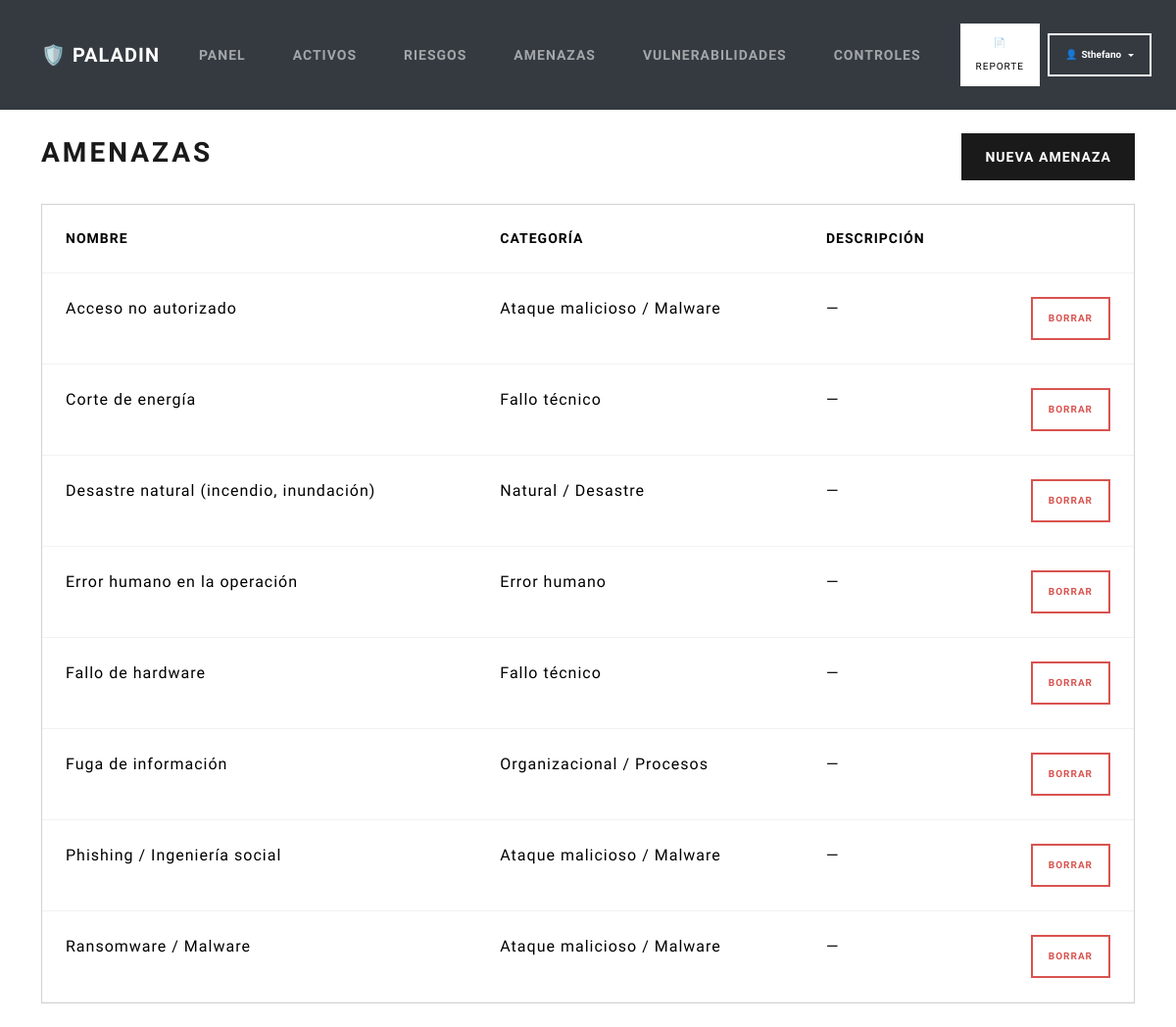
Page /amenazas/ (signed in) on the committed database.
### riesgos/models.py (models this page shows, shortened)
class Amenaza(models.Model):
    CATEGORIAS = [
        ('NAT', 'Natural / Desastre'),
        ('HUM', 'Error humano'),
        ('MAL', 'Ataque malicioso / Malware'),
        ('TEC', 'Fallo técnico'),
        ('ORG', 'Organizacional / Procesos'),
    ]
    nombre = models.CharField(max_length=120)
    descripcion = models.TextField(blank=True)
    categoria = models.CharField(max_length=3, choices=CATEGORIAS, default='TEC')
    class Meta:
        verbose_name = 'Amenaza'
        verbose_name_plural = 'Amenazas'
        ordering = ['nombre']

### riesgos/views.py (the view)
# urls.py: path('amenazas/', views.lista_amenazas, name='lista_amenazas'),
def lista_amenazas(request):
    return render(request, 'riesgos/lista_amenazas.html',
                  {'amenazas': Amenaza.objects.all()})

### riesgos/templates/riesgos/lista_amenazas.html (shortened to what this page needs)
{% extends 'base.html' %}
{% block contenido %}
<div class="d-flex justify-content-between align-items-center mb-4">
  <h2>Amenazas</h2>
  <a href="{% url 'crear_amenaza' %}" class="btn btn-primary">Nueva amenaza</a>
</div>
<div class="card"><div class="card-body p-0">
  <table class="table table-hover mb-0">
    <thead><tr><th>Nombre</th><th>Categoría</th><th>Descripción</th><th></th></tr></thead>
    <tbody>
      {% for a in amenazas %}
      <tr>
        <td>{{ a.nombre }}</td>
        <td>{{ a.get_categoria_display }}</td>
        <td>{{ a.descripcion|default:"—"|truncatechars:80 }}</td>
        <td class="text-end">
          <a href="{% url 'eliminar_amenaza' a.id %}" class="btn btn-sm btn-outline-danger">Borrar</a>
        </td>
      </tr>
      {% empty %}
      <tr><td colspan="4" class="text-center text-muted py-4">No hay amenazas registradas.</td></tr>
      {% endfor %}
    </tbody>
  </table>
</div></div>
{% endblock %}

### riesgos/templates/base.html (shortened to what this page needs)
<!doctype html>
<html lang="es">
  <head>
    <link
      rel="stylesheet"
      href="https://cdn.jsdelivr.net/npm/bootswatch@5.3.8/dist/lux/bootstrap.min.css"
    />
  </head>
  <body>
    <nav class="navbar navbar-expand-lg navbar-dark bg-dark d-print-none">
      <div class="container">
        <a class="navbar-brand fw-bold" href="{% url 'dashboard' %}">🛡️ Paladin</a>
        <div class="collapse navbar-collapse" id="nav">
          <ul class="navbar-nav me-auto">
            <li class="nav-item">
              <a class="nav-link" href="{% url 'dashboard' %}">Panel</a>
            </li>
            <li class="nav-item">
              <a class="nav-link" href="{% url 'lista_activos' %}">Activos</a>
            </li>
            <li class="nav-item">
              <a class="nav-link" href="{% url 'lista_riesgos' %}">Riesgos</a>
            </li>
            <li class="nav-item">
              <a class="nav-link" href="{% url 'lista_amenazas' %}">Amenazas</a>
            </li>
            <li class="nav-item">
              <a class="nav-link" href="{% url 'lista_vulnerabilidades' %}">Vulnerabilidades</a>
            </li>
            <li class="nav-item">
              <a class="nav-link" href="{% url 'lista_controles' %}">Controles</a>
            </li>
          </ul>
          <div class="d-flex align-items-center gap-2">
            <a class="btn btn-light btn-sm fw-semibold" href="{% url 'reporte' %}">📄 Reporte</a>
            {% if user.is_authenticated %}
              <div class="dropdown">
                <button class="btn btn-outline-light btn-sm dropdown-toggle d-flex align-items-center gap-1"
                        type="button" data-bs-toggle="dropdown" aria-expanded="false">
                  <span>👤</span><span class="text-capitalize">{{ user.username }}</span>
                </button>
              </div>
            {% endif %}
          </div>
        </div>
      </div>
    </nav>
    <div class="container my-4">
      {% block contenido %}{% endblock %}
    </div>
  </body>
</html>

### rows in the picture
Amenaza: nombre "Acceso no autorizado", categoria "Ataque malicioso / Malware", descripcion "—"
Amenaza: nombre "Corte de energía", categoria "Fallo técnico", descripcion "—"
Amenaza: nombre "Desastre natural (incendio, inundación)", categoria "Natural / Desastre", descripcion "—"
Amenaza: nombre "Error humano en la operación", categoria "Error humano", descripcion "—"
Amenaza: nombre "Fallo de hardware", categoria "Fallo técnico", descripcion "—"
Amenaza: nombre "Fuga de información", categoria "Organizacional / Procesos", descripcion "—"
Amenaza: nombre "Phishing / Ingeniería social", categoria "Ataque malicioso / Malware", descripcion "—"
Amenaza: nombre "Ransomware / Malware", categoria "Ataque malicioso / Malware", descripcion "—"

### other values in the picture
{{ user.username }} "Sthefano"
